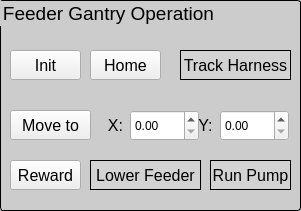
  <widget class="QGroupBox" name="gantryOperationGroupBo">
   <property name="geometry">
    <rect>
     <x>480</x>
     <y>850</y>
     <width>301</width>
     <height>211</height>
    </rect>
   </property>
   <property name="font">
    <font>
     <pointsize>14</pointsize>
    </font>
   </property>
   <property name="styleSheet">
    <string notr="true">QGroupBox {
                    background-color: #cccccc; /* light gray */
                    border: 1px solid black; /* 1pt solid black border */
                    border-radius: 3px; /* Optional: for slightly rounded corners */
                    }
                </string>
   </property>
   <property name="title">
    <string>Feeder Gantry Operation</string>
   </property>
   <widget class="QLabel" name="xSpinBoxLabel">
    <property name="geometry">
     <rect>
      <x>100</x>
      <y>110</y>
      <width>31</width>
      <height>31</height>
     </rect>
    </property>
    <property name="font">
     <font>
      <pointsize>12</pointsize>
      <underline>false</underline>
     </font>
    </property>
    <property name="text">
     <string>&lt;html&gt;&lt;head/&gt;&lt;body&gt;&lt;p
                        align=&quot;center&quot;&gt;X:&lt;/p&gt;&lt;/body&gt;&lt;/html&gt;</string>
    </property>
    <property name="alignment">
     <set>Qt::AlignCenter</set>
    </property>
   </widget>
   <widget class="QDoubleSpinBox" name="xSpinBox">
    <property name="geometry">
     <rect>
      <x>130</x>
      <y>110</y>
      <width>69</width>
      <height>31</height>
     </rect>
    </property>
    <property name="maximum">
     <double>2500.000000000000000</double>
    </property>
    <property name="singleStep">
     <double>100.000000000000000</double>
    </property>
   </widget>
   <widget class="QLabel" name="xSpinBoxLabel_2">
    <property name="geometry">
     <rect>
      <x>190</x>
      <y>110</y>
      <width>31</width>
      <height>31</height>
     </rect>
    </property>
    <property name="font">
     <font>
      <pointsize>12</pointsize>
      <underline>false</underline>
     </font>
    </property>
    <property name="text">
     <string>&lt;html&gt;&lt;head/&gt;&lt;body&gt;&lt;p
                        align=&quot;center&quot;&gt;Y:&lt;/p&gt;&lt;/body&gt;&lt;/html&gt;</string>
    </property>
    <property name="alignment">
     <set>Qt::AlignCenter</set>
    </property>
   </widget>
   <widget class="QPushButton" name="runGantryBtn">
    <property name="geometry">
     <rect>
      <x>10</x>
      <y>110</y>
      <width>81</width>
      <height>30</height>
     </rect>
    </property>
    <property name="font">
     <font>
      <pointsize>12</pointsize>
     </font>
    </property>
    <property name="text">
     <string>Move to</string>
    </property>
   </widget>
   <widget class="QPushButton" name="homeGantryBtn">
    <property name="geometry">
     <rect>
      <x>90</x>
      <y>50</y>
      <width>71</width>
      <height>30</height>
     </rect>
    </property>
    <property name="font">
     <font>
      <pointsize>12</pointsize>
     </font>
    </property>
    <property name="text">
     <string>Home</string>
    </property>
   </widget>
   <widget class="QDoubleSpinBox" name="ySpinBox">
    <property name="geometry">
     <rect>
      <x>220</x>
      <y>110</y>
      <width>69</width>
      <height>31</height>
     </rect>
    </property>
    <property name="maximum">
     <double>2500.000000000000000</double>
    </property>
    <property name="singleStep">
     <double>100.000000000000000</double>
    </property>
   </widget>
   <widget class="QPushButton" name="rewardBtn">
    <property name="geometry">
     <rect>
      <x>10</x>
      <y>160</y>
      <width>71</width>
      <height>30</height>
     </rect>
    </property>
    <property name="font">
     <font>
      <pointsize>12</pointsize>
     </font>
    </property>
    <property name="text">
     <string>Reward</string>
    </property>
   </widget>
   <widget class="QPushButton" name="runPumpTogBtn">
    <property name="geometry">
     <rect>
      <x>210</x>
      <y>160</y>
      <width>81</width>
      <height>30</height>
     </rect>
    </property>
    <property name="font">
     <font>
      <pointsize>12</pointsize>
      <weight>50</weight>
      <bold>false</bold>
     </font>
    </property>
    <property name="autoFillBackground">
     <bool>false</bool>
    </property>
    <property name="styleSheet">
     <string notr="true">QPushButton {
    background-color: lightgray;
    border: 1px solid black;
}

QPushButton:checked {
    background-color: gray; /* Color when toggled */
}

QPushButton:pressed {
    background-color: darkgray; /* Color when pressed */
}
</string>
    </property>
    <property name="text">
     <string>Run Pump</string>
    </property>
    <property name="checkable">
     <bool>true</bool>
    </property>
   </widget>
   <widget class="QPushButton" name="lowerFeederTogBtn">
    <property name="geometry">
     <rect>
      <x>90</x>
      <y>160</y>
      <width>111</width>
      <height>30</height>
     </rect>
    </property>
    <property name="font">
     <font>
      <pointsize>12</pointsize>
      <weight>50</weight>
      <bold>false</bold>
     </font>
    </property>
    <property name="autoFillBackground">
     <bool>false</bool>
    </property>
    <property name="styleSheet">
     <string notr="true">QPushButton {
    background-color: lightgray;
    border: 1px solid black;
}

QPushButton:checked {
    background-color: gray; /* Color when toggled */
}

QPushButton:pressed {
    background-color: darkgray; /* Color when pressed */
}
</string>
    </property>
    <property name="text">
     <string>Lower Feeder</string>
    </property>
    <property name="checkable">
     <bool>true</bool>
    </property>
   </widget>
   <widget class="QPushButton" name="trackHarnessTogBtn">
    <property name="geometry">
     <rect>
      <x>180</x>
      <y>50</y>
      <width>111</width>
      <height>30</height>
     </rect>
    </property>
    <property name="font">
     <font>
      <pointsize>12</pointsize>
      <weight>50</weight>
      <bold>false</bold>
     </font>
    </property>
    <property name="autoFillBackground">
     <bool>false</bool>
    </property>
    <property name="styleSheet">
     <string notr="true">QPushButton {
    background-color: lightgray;
    border: 1px solid black;
}

QPushButton:checked {
    background-color: gray; /* Color when toggled */
}

QPushButton:pressed {
    background-color: darkgray; /* Color when pressed */
}
</string>
    </property>
    <property name="text">
     <string>Track Harness</string>
    </property>
    <property name="checkable">
     <bool>true</bool>
    </property>
   </widget>
   <widget class="QPushButton" name="initGantryBtn">
    <property name="geometry">
     <rect>
      <x>10</x>
      <y>50</y>
      <width>71</width>
      <height>30</height>
     </rect>
    </property>
    <property name="font">
     <font>
      <pointsize>12</pointsize>
     </font>
    </property>
    <property name="text">
     <string>Init</string>
    </property>
   </widget>
  </widget>
